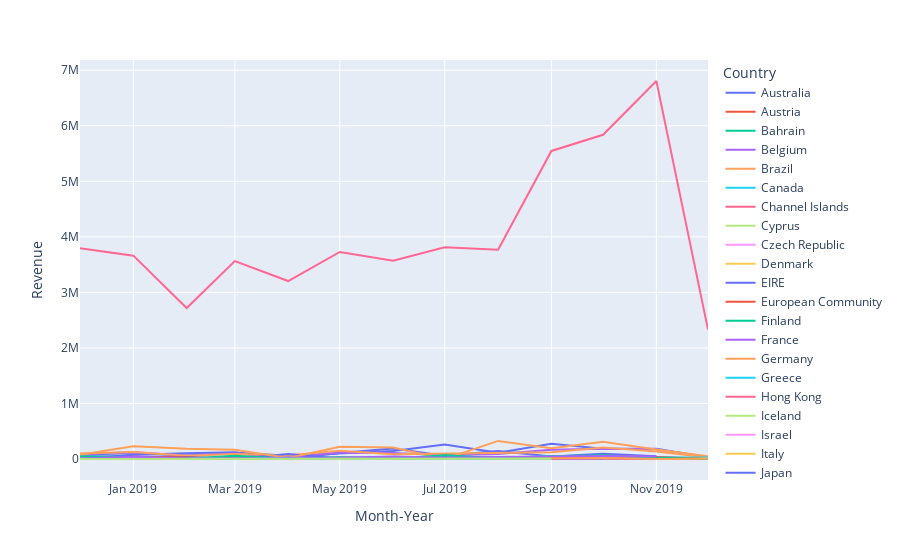

The notebook cell this image was saved under:
### Markdown cell above
Pendapatan Terendah di Tahun 2019 bulan 12

### Code cell
# Penjualan bulanan berdasarkan negara

test1 = df_surplus.groupby(['Country', 'Month-Year'])['Revenue'].sum().reset_index()
fig3 = px.line(test1, x="Month-Year", y="Revenue", color="Country")
fig3.update_traces(textposition="bottom right")
fig3.show()

### Figure 1 — Plotly figure (JSON) as saved in the notebook; plotly's stock layout.template omitted (floating-point values rounded to 4 significant figures)
{"data": [{"hovertemplate": "Country=Australia<br>Month-Year=%{x}<br>Revenue=%{y}<extra></extra>", "legendgroup": "Australia", "line": {"color": "#636efa", "dash": "solid"}, "marker": {"symbol": "circle"}, "mode": "lines", "name": "Australia", "orientation": "v", "showlegend": true, "textposition": "bottom right", "type": "scatter", "x": ["2018-12", "2019-01", "2019-02", "2019-03", "2019-04", "2019-05", "2019-06", "2019-07", "2019-08", "2019-09", "2019-10", "2019-11"], "xaxis": "x", "y": [5552.0, 77440.0, 105000.0, 123700.0, 1832.0, 106800.0, 186900.0, 59370.0, 142100.0, 46200.0, 92980.0, 47560.0], "yaxis": "y"}, {"hovertemplate": "Country=Austria<br>Month-Year=%{x}<br>Revenue=%{y}<extra></extra>", "legendgroup": "Austria", "line": {"color": "#EF553B", "dash": "solid"}, "marker": {"symbol": "circle"}, "mode": "lines", "name": "Austria", "orientation": "v", "showlegend": true, "textposition": "bottom right", "type": "scatter", "x": ["2019-03", "2019-05", "2019-07", "2019-08", "2019-10", "2019-11", "2019-12"], "xaxis": "x", "y": [10640.0, 5354.0, 6796.0, 9300.0, 5948.0, 30360.0, 742.8], "yaxis": "y"}, {"hovertemplate": "Country=Bahrain<br>Month-Year=%{x}<br>Revenue=%{y}<extra></extra>", "legendgroup": "Bahrain", "line": {"color": "#00cc96", "dash": "solid"}, "marker": {"symbol": "circle"}, "mode": "lines", "name": "Bahrain", "orientation": "v", "showlegend": true, "textposition": "bottom right", "type": "scatter", "x": ["2019-05"], "xaxis": "x", "y": [3227.0], "yaxis": "y"}, {"hovertemplate": "Country=Belgium<br>Month-Year=%{x}<br>Revenue=%{y}<extra></extra>", "legendgroup": "Belgium", "line": {"color": "#ab63fa", "dash": "solid"}, "marker": {"symbol": "circle"}, "mode": "lines", "name": "Belgium", "orientation": "v", "showlegend": true, "textposition": "bottom right", "type": "scatter", "x": ["2018-12", "2019-01", "2019-02", "2019-03", "2019-04", "2019-05", "2019-06", "2019-07", "2019-08", "2019-09", "2019-10", "2019-11", "2019-12"], "xaxis": "x", "y": [42670.0, 8837.0, 9300.0, 23260.0, 14810.0, 16290.0, 22970.0, 18930.0, 23610.0, 22070.0, 31600.0, 30720.0, 7069.0], "yaxis": "y"}, {"hovertemplate": "Country=Brazil<br>Month-Year=%{x}<br>Revenue=%{y}<extra></extra>", "legendgroup": "Brazil", "line": {"color": "#FFA15A", "dash": "solid"}, "marker": {"symbol": "circle"}, "mode": "lines", "name": "Brazil", "orientation": "v", "showlegend": true, "textposition": "bottom right", "type": "scatter", "x": ["2019-04"], "xaxis": "x", "y": [4652.0], "yaxis": "y"}, {"hovertemplate": "Country=Canada<br>Month-Year=%{x}<br>Revenue=%{y}<extra></extra>", "legendgroup": "Canada", "line": {"color": "#19d3f3", "dash": "solid"}, "marker": {"symbol": "circle"}, "mode": "lines", "name": "Canada", "orientation": "v", "showlegend": true, "textposition": "bottom right", "type": "scatter", "x": ["2019-03", "2019-05", "2019-06", "2019-07", "2019-08"], "xaxis": "x", "y": [1046.0, 5715.0, 11680.0, 11370.0, 585.8], "yaxis": "y"}, {"hovertemplate": "Country=Channel Islands<br>Month-Year=%{x}<br>Revenue=%{y}<extra></extra>", "legendgroup": "Channel Islands", "line": {"color": "#FF6692", "dash": "solid"}, "marker": {"symbol": "circle"}, "mode": "lines", "name": "Channel Islands", "orientation": "v", "showlegend": true, "textposition": "bottom right", "type": "scatter", "x": ["2019-01", "2019-02", "2019-03", "2019-04", "2019-05", "2019-06", "2019-08", "2019-09", "2019-10", "2019-11", "2019-12"], "xaxis": "x", "y": [3347.0, 13060.0, 16360.0, 1139.0, 3223.0, 10190.0, 14280.0, 8888.0, 16550.0, 8458.0, 434.4], "yaxis": "y"}, {"hovertemplate": "Country=Cyprus<br>Month-Year=%{x}<br>Revenue=%{y}<extra></extra>", "legendgroup": "Cyprus", "line": {"color": "#B6E880", "dash": "solid"}, "marker": {"symbol": "circle"}, "mode": "lines", "name": "Cyprus", "orientation": "v", "showlegend": true, "textposition": "bottom right", "type": "scatter", "x": ["2018-12", "2019-01", "2019-02", "2019-03", "2019-06", "2019-10", "2019-11"], "xaxis": "x", "y": [11670.0, 2654.0, 10130.0, 11270.0, 4419.0, 18040.0, 3442.0], "yaxis": "y"}, {"hovertemplate": "Country=Czech Republic<br>Month-Year=%{x}<br>Revenue=%{y}<extra></extra>", "legendgroup": "Czech Republic", "line": {"color": "#FF97FF", "dash": "solid"}, "marker": {"symbol": "circle"}, "mode": "lines", "name": "Czech Republic", "orientation": "v", "showlegend": true, "textposition": "bottom right", "type": "scatter", "x": ["2019-02", "2019-10"], "xaxis": "x", "y": [4110.0, 3565.0], "yaxis": "y"}, {"hovertemplate": "Country=Denmark<br>Month-Year=%{x}<br>Revenue=%{y}<extra></extra>", "legendgroup": "Denmark", "line": {"color": "#FECB52", "dash": "solid"}, "marker": {"symbol": "circle"}, "mode": "lines", "name": "Denmark", "orientation": "v", "showlegend": true, "textposition": "bottom right", "type": "scatter", "x": ["2018-12", "2019-02", "2019-03", "2019-04", "2019-05", "2019-06", "2019-07", "2019-08", "2019-09", "2019-10", "2019-11", "2019-12"], "xaxis": "x", "y": [5737.0, 2648.0, 12970.0, 2400.0, 6448.0, 17810.0, 2719.0, 3654.0, 19850.0, 10090.0, 15510.0, 1245.0], "yaxis": "y"}, {"hovertemplate": "Country=EIRE<br>Month-Year=%{x}<br>Revenue=%{y}<extra></extra>", "legendgroup": "EIRE", "line": {"color": "#636efa", "dash": "solid"}, "marker": {"symbol": "circle"}, "mode": "lines", "name": "EIRE", "orientation": "v", "showlegend": true, "textposition": "bottom right", "type": "scatter", "x": ["2018-12", "2019-01", "2019-02", "2019-03", "2019-04", "2019-05", "2019-06", "2019-07", "2019-08", "2019-09", "2019-10", "2019-11", "2019-12"], "xaxis": "x", "y": [77980.0, 109600.0, 60800.0, 114500.0, 57400.0, 104600.0, 142600.0, 262800.0, 111500.0, 275000.0, 186200.0, 182900.0, 26090.0], "yaxis": "y"}, {"hovertemplate": "Country=European Community<br>Month-Year=%{x}<br>Revenue=%{y}<extra></extra>", "legendgroup": "European Community", "line": {"color": "#EF553B", "dash": "solid"}, "marker": {"symbol": "circle"}, "mode": "lines", "name": "European Community", "orientation": "v", "showlegend": true, "textposition": "bottom right", "type": "scatter", "x": ["2019-04", "2019-06", "2019-07"], "xaxis": "x", "y": [487.2, 1698.0, 4025.0], "yaxis": "y"}, {"hovertemplate": "Country=Finland<br>Month-Year=%{x}<br>Revenue=%{y}<extra></extra>", "legendgroup": "Finland", "line": {"color": "#00cc96", "dash": "solid"}, "marker": {"symbol": "circle"}, "mode": "lines", "name": "Finland", "orientation": "v", "showlegend": true, "textposition": "bottom right", "type": "scatter", "x": ["2018-12", "2019-01", "2019-02", "2019-03", "2019-04", "2019-06", "2019-07", "2019-08", "2019-09", "2019-10", "2019-11", "2019-12"], "xaxis": "x", "y": [13460.0, 8600.0, 1604, 30540.0, 9705.0, 2896.0, 15210.0, 7117.0, 5907.0, 13600.0, 10190.0, 2142.0], "yaxis": "y"}, {"hovertemplate": "Country=France<br>Month-Year=%{x}<br>Revenue=%{y}<extra></extra>", "legendgroup": "France", "line": {"color": "#ab63fa", "dash": "solid"}, "marker": {"symbol": "circle"}, "mode": "lines", "name": "France", "orientation": "v", "showlegend": true, "textposition": "bottom right", "type": "scatter", "x": ["2018-12", "2019-01", "2019-02", "2019-03", "2019-04", "2019-05", "2019-06", "2019-07", "2019-08", "2019-09", "2019-10", "2019-11", "2019-12"], "xaxis": "x", "y": [91810.0, 121400.0, 64650.0, 98920.0, 25590.0, 115700.0, 107700.0, 67500.0, 88990.0, 164800.0, 185000.0, 173900.0, 23990.0], "yaxis": "y"}, {"hovertemplate": "Country=Germany<br>Month-Year=%{x}<br>Revenue=%{y}<extra></extra>", "legendgroup": "Germany", "line": {"color": "#FFA15A", "dash": "solid"}, "marker": {"symbol": "circle"}, "mode": "lines", "name": "Germany", "orientation": "v", "showlegend": true, "textposition": "bottom right", "type": "scatter", "x": ["2018-12", "2019-01", "2019-02", "2019-03", "2019-04", "2019-05", "2019-06", "2019-07", "2019-08", "2019-09", "2019-10", "2019-11", "2019-12"], "xaxis": "x", "y": [100400.0, 125500.0, 56630.0, 90340.0, 67320.0, 150000.0, 84250.0, 99400.0, 107600.0, 122900.0, 205100.0, 135400.0, 25000.0], "yaxis": "y"}, {"hovertemplate": "Country=Greece<br>Month-Year=%{x}<br>Revenue=%{y}<extra></extra>", "legendgroup": "Greece", "line": {"color": "#19d3f3", "dash": "solid"}, "marker": {"symbol": "circle"}, "mode": "lines", "name": "Greece", "orientation": "v", "showlegend": true, "textposition": "bottom right", "type": "scatter", "x": ["2019-01", "2019-12"], "xaxis": "x", "y": [8119.0, 1548.0], "yaxis": "y"}, {"hovertemplate": "Country=Hong Kong<br>Month-Year=%{x}<br>Revenue=%{y}<extra></extra>", "legendgroup": "Hong Kong", "line": {"color": "#FF6692", "dash": "solid"}, "marker": {"symbol": "circle"}, "mode": "lines", "name": "Hong Kong", "orientation": "v", "showlegend": true, "textposition": "bottom right", "type": "scatter", "x": ["2019-01", "2019-02", "2019-04", "2019-09", "2019-10"], "xaxis": "x", "y": [12560.0, 34.59, 9080.0, 660.2, 4668.0], "yaxis": "y"}, {"hovertemplate": "Country=Iceland<br>Month-Year=%{x}<br>Revenue=%{y}<extra></extra>", "legendgroup": "Iceland", "line": {"color": "#B6E880", "dash": "solid"}, "marker": {"symbol": "circle"}, "mode": "lines", "name": "Iceland", "orientation": "v", "showlegend": true, "textposition": "bottom right", "type": "scatter", "x": ["2018-12", "2019-01", "2019-04", "2019-06", "2019-08", "2019-10", "2019-11", "2019-12"], "xaxis": "x", "y": [3999.0, 3715.0, 5538.0, 2401.0, 3438.0, 8254.0, 9748.0, 1212.0], "yaxis": "y"}, {"hovertemplate": "Country=Israel<br>Month-Year=%{x}<br>Revenue=%{y}<extra></extra>", "legendgroup": "Israel", "line": {"color": "#FF97FF", "dash": "solid"}, "marker": {"symbol": "circle"}, "mode": "lines", "name": "Israel", "orientation": "v", "showlegend": true, "textposition": "bottom right", "type": "scatter", "x": ["2018-12", "2019-02", "2019-04", "2019-06", "2019-07", "2019-08", "2019-09", "2019-10"], "xaxis": "x", "y": [1217.0, 3730.0, 1407.0, 1057.0, 7954.0, 35480.0, 2761.0, 1119.0], "yaxis": "y"}, {"hovertemplate": "Country=Italy<br>Month-Year=%{x}<br>Revenue=%{y}<extra></extra>", "legendgroup": "Italy", "line": {"color": "#FECB52", "dash": "solid"}, "marker": {"symbol": "circle"}, "mode": "lines", "name": "Italy", "orientation": "v", "showlegend": true, "textposition": "bottom right", "type": "scatter", "x": ["2018-12", "2019-01", "2019-02", "2019-03", "2019-04", "2019-05", "2019-06", "2019-07", "2019-08", "2019-09", "2019-10", "2019-11", "2019-12"], "xaxis": "x", "y": [2042.0, 13160.0, 1177.0, 8301.0, 6905.0, 3091.0, 770.7, 376.2, 5686.0, 778.8, 16350.0, 19590.0, 306.1], "yaxis": "y"}, {"hovertemplate": "Country=Japan<br>Month-Year=%{x}<br>Revenue=%{y}<extra></extra>", "legendgroup": "Japan", "line": {"color": "#636efa", "dash": "solid"}, "marker": {"symbol": "circle"}, "mode": "lines", "name": "Japan", "orientation": "v", "showlegend": true, "textposition": "bottom right", "type": "scatter", "x": ["2018-12", "2019-02", "2019-03", "2019-04", "2019-05", "2019-06", "2019-07", "2019-09", "2019-10", "2019-11"], "xaxis": "x", "y": [49490.0, 35490.0, 718.5, 88730.0, 8404.0, 24770.0, 27230.0, 1591.0, 13510.0, 43230.0], "yaxis": "y"}, {"hovertemplate": "Country=Lebanon<br>Month-Year=%{x}<br>Revenue=%{y}<extra></extra>", "legendgroup": "Lebanon", "line": {"color": "#EF553B", "dash": "solid"}, "marker": {"symbol": "circle"}, "mode": "lines", "name": "Lebanon", "orientation": "v", "showlegend": true, "textposition": "bottom right", "type": "scatter", "x": ["2019-01"], "xaxis": "x", "y": [5692.0], "yaxis": "y"}, {"hovertemplate": "Country=Lithuania<br>Month-Year=%{x}<br>Revenue=%{y}<extra></extra>", "legendgroup": "Lithuania", "line": {"color": "#00cc96", "dash": "solid"}, "marker": {"symbol": "circle"}, "mode": "lines", "name": "Lithuania", "orientation": "v", "showlegend": true, "textposition": "bottom right", "type": "scatter", "x": ["2018-12"], "xaxis": "x", "y": [8188.0], "yaxis": "y"}, {"hovertemplate": "Country=Malta<br>Month-Year=%{x}<br>Revenue=%{y}<extra></extra>", "legendgroup": "Malta", "line": {"color": "#ab63fa", "dash": "solid"}, "marker": {"symbol": "circle"}, "mode": "lines", "name": "Malta", "orientation": "v", "showlegend": true, "textposition": "bottom right", "type": "scatter", "x": ["2019-06", "2019-08", "2019-11"], "xaxis": "x", "y": [5576.0, 5011, 2131.0], "yaxis": "y"}, {"hovertemplate": "Country=Netherlands<br>Month-Year=%{x}<br>Revenue=%{y}<extra></extra>", "legendgroup": "Netherlands", "line": {"color": "#FFA15A", "dash": "solid"}, "marker": {"symbol": "circle"}, "mode": "lines", "name": "Netherlands", "orientation": "v", "showlegend": true, "textposition": "bottom right", "type": "scatter", "x": ["2018-12", "2019-01", "2019-02", "2019-03", "2019-04", "2019-05", "2019-06", "2019-07", "2019-08", "2019-09", "2019-10", "2019-11", "2019-12"], "xaxis": "x", "y": [75840.0, 231000.0, 184700.0, 165100.0, 16250.0, 219000.0, 207600.0, 103.5, 325900.0, 193600.0, 311200.0, 170800.0, 50450.0], "yaxis": "y"}, {"hovertemplate": "Country=Norway<br>Month-Year=%{x}<br>Revenue=%{y}<extra></extra>", "legendgroup": "Norway", "line": {"color": "#19d3f3", "dash": "solid"}, "marker": {"symbol": "circle"}, "mode": "lines", "name": "Norway", "orientation": "v", "showlegend": true, "textposition": "bottom right", "type": "scatter", "x": ["2018-12", "2019-02", "2019-03", "2019-06", "2019-07", "2019-08", "2019-09", "2019-10", "2019-11", "2019-12"], "xaxis": "x", "y": [40600.0, 1308.0, 1981.0, 7881.0, 6765.0, 7867.0, 55340.0, 15580.0, 25250.0, 26040.0], "yaxis": "y"}, {"hovertemplate": "Country=Poland<br>Month-Year=%{x}<br>Revenue=%{y}<extra></extra>", "legendgroup": "Poland", "line": {"color": "#FF6692", "dash": "solid"}, "marker": {"symbol": "circle"}, "mode": "lines", "name": "Poland", "orientation": "v", "showlegend": true, "textposition": "bottom right", "type": "scatter", "x": ["2019-02", "2019-05", "2019-06", "2019-07", "2019-08", "2019-09", "2019-11"], "xaxis": "x", "y": [2313.0, 4225.0, 1013.0, 3456.0, 2267.0, 3035.0, 3484.0], "yaxis": "y"}, {"hovertemplate": "Country=Portugal<br>Month-Year=%{x}<br>Revenue=%{y}<extra></extra>", "legendgroup": "Portugal", "line": {"color": "#B6E880", "dash": "solid"}, "marker": {"symbol": "circle"}, "mode": "lines", "name": "Portugal", "orientation": "v", "showlegend": true, "textposition": "bottom right", "type": "scatter", "x": ["2018-12", "2019-01", "2019-02", "2019-03", "2019-04", "2019-05", "2019-06", "2019-07", "2019-08", "2019-09", "2019-10", "2019-11", "2019-12"], "xaxis": "x", "y": [11360.0, 25740.0, 6304.0, 17440.0, 10930.0, 3296.0, 1979.0, 14420.0, 13790.0, 15970.0, 34410.0, 9666.0, 10670.0], "yaxis": "y"}, {"hovertemplate": "Country=RSA<br>Month-Year=%{x}<br>Revenue=%{y}<extra></extra>", "legendgroup": "RSA", "line": {"color": "#FF97FF", "dash": "solid"}, "marker": {"symbol": "circle"}, "mode": "lines", "name": "RSA", "orientation": "v", "showlegend": true, "textposition": "bottom right", "type": "scatter", "x": ["2019-10"], "xaxis": "x", "y": [4260.0], "yaxis": "y"}, {"hovertemplate": "Country=Saudi Arabia<br>Month-Year=%{x}<br>Revenue=%{y}<extra></extra>", "legendgroup": "Saudi Arabia", "line": {"color": "#FECB52", "dash": "solid"}, "marker": {"symbol": "circle"}, "mode": "lines", "name": "Saudi Arabia", "orientation": "v", "showlegend": true, "textposition": "bottom right", "type": "scatter", "x": ["2019-02"], "xaxis": "x", "y": [969.5], "yaxis": "y"}, {"hovertemplate": "Country=Singapore<br>Month-Year=%{x}<br>Revenue=%{y}<extra></extra>", "legendgroup": "Singapore", "line": {"color": "#636efa", "dash": "solid"}, "marker": {"symbol": "circle"}, "mode": "lines", "name": "Singapore", "orientation": "v", "showlegend": true, "textposition": "bottom right", "type": "scatter", "x": ["2019-01", "2019-04", "2019-07", "2019-10"], "xaxis": "x", "y": [14270.0, 15860.0, 26190.0, 7163.0], "yaxis": "y"}, {"hovertemplate": "Country=Spain<br>Month-Year=%{x}<br>Revenue=%{y}<extra></extra>", "legendgroup": "Spain", "line": {"color": "#EF553B", "dash": "solid"}, "marker": {"symbol": "circle"}, "mode": "lines", "name": "Spain", "orientation": "v", "showlegend": true, "textposition": "bottom right", "type": "scatter", "x": ["2018-12", "2019-01", "2019-02", "2019-03", "2019-04", "2019-05", "2019-06", "2019-07", "2019-08", "2019-09", "2019-10", "2019-11", "2019-12"], "xaxis": "x", "y": [4649.0, 39760.0, 27750.0, 22680.0, 8154.0, 21430.0, 17400.0, 20460.0, 18950.0, 19530.0, 48040.0, 30130.0, 1902.0], "yaxis": "y"}, {"hovertemplate": "Country=Sweden<br>Month-Year=%{x}<br>Revenue=%{y}<extra></extra>", "legendgroup": "Sweden", "line": {"color": "#00cc96", "dash": "solid"}, "marker": {"symbol": "circle"}, "mode": "lines", "name": "Sweden", "orientation": "v", "showlegend": true, "textposition": "bottom right", "type": "scatter", "x": ["2018-12", "2019-01", "2019-02", "2019-03", "2019-04", "2019-05", "2019-06", "2019-07", "2019-08", "2019-09", "2019-10", "2019-11", "2019-12"], "xaxis": "x", "y": [43410.0, 35060.0, 3033.0, 60210.0, 3383.0, 31740.0, 4782.0, 68290.0, 12320.0, 48030.0, 68830.0, 22500.0, 289.6], "yaxis": "y"}, {"hovertemplate": "Country=Switzerland<br>Month-Year=%{x}<br>Revenue=%{y}<extra></extra>", "legendgroup": "Switzerland", "line": {"color": "#ab63fa", "dash": "solid"}, "marker": {"symbol": "circle"}, "mode": "lines", "name": "Switzerland", "orientation": "v", "showlegend": true, "textposition": "bottom right", "type": "scatter", "x": ["2018-12", "2019-01", "2019-02", "2019-03", "2019-04", "2019-05", "2019-06", "2019-07", "2019-08", "2019-09", "2019-10", "2019-11"], "xaxis": "x", "y": [9075.0, 40380.0, 7446.0, 11660.0, 18540.0, 24610.0, 45290.0, 21820.0, 35100.0, 50710.0, 52470.0, 44580.0], "yaxis": "y"}, {"hovertemplate": "Country=USA<br>Month-Year=%{x}<br>Revenue=%{y}<extra></extra>", "legendgroup": "USA", "line": {"color": "#FFA15A", "dash": "solid"}, "marker": {"symbol": "circle"}, "mode": "lines", "name": "USA", "orientation": "v", "showlegend": true, "textposition": "bottom right", "type": "scatter", "x": ["2018-12", "2019-04", "2019-08", "2019-10", "2019-11", "2019-12"], "xaxis": "x", "y": [379.4, 1798.0, 4827.0, 19970.0, 2149.0, 3726.0], "yaxis": "y"}, {"hovertemplate": "Country=United Arab Emirates<br>Month-Year=%{x}<br>Revenue=%{y}<extra></extra>", "legendgroup": "United Arab Emirates", "line": {"color": "#19d3f3", "dash": "solid"}, "marker": {"symbol": "circle"}, "mode": "lines", "name": "United Arab Emirates", "orientation": "v", "showlegend": true, "textposition": "bottom right", "type": "scatter", "x": ["2019-02", "2019-09"], "xaxis": "x", "y": [5995.0, 5971.0], "yaxis": "y"}, {"hovertemplate": "Country=United Kingdom<br>Month-Year=%{x}<br>Revenue=%{y}<extra></extra>", "legendgroup": "United Kingdom", "line": {"color": "#FF6692", "dash": "solid"}, "marker": {"symbol": "circle"}, "mode": "lines", "name": "United Kingdom", "orientation": "v", "showlegend": true, "textposition": "bottom right", "type": "scatter", "x": ["2018-12", "2019-01", "2019-02", "2019-03", "2019-04", "2019-05", "2019-06", "2019-07", "2019-08", "2019-09", "2019-10", "2019-11", "2019-12"], "xaxis": "x", "y": [3796000.0, 3662000.0, 2719000.0, 3563000.0, 3204000.0, 3728000.0, 3571000.0, 3814000.0, 3768000.0, 5547000.0, 5838000.0, 6807000.0, 2329000.0], "yaxis": "y"}, {"hovertemplate": "Country=Unspecified<br>Month-Year=%{x}<br>Revenue=%{y}<extra></extra>", "legendgroup": "Unspecified", "line": {"color": "#B6E880", "dash": "solid"}, "marker": {"symbol": "circle"}, "mode": "lines", "name": "Unspecified", "orientation": "v", "showlegend": true, "textposition": "bottom right", "type": "scatter", "x": ["2018-12", "2019-04", "2019-05", "2019-06", "2019-07", "2019-08", "2019-09"], "xaxis": "x", "y": [1747.0, 3197.0, 9312.0, 990, 12030.0, 2440.0, 2925.0], "yaxis": "y"}], "layout": {"legend": {"title": {"text": "Country"}, "tracegroupgap": 0}, "margin": {"t": 60}, "xaxis": {"anchor": "y", "domain": [0, 1], "title": {"text": "Month-Year"}}, "yaxis": {"anchor": "x", "domain": [0, 1], "title": {"text": "Revenue"}}}}
